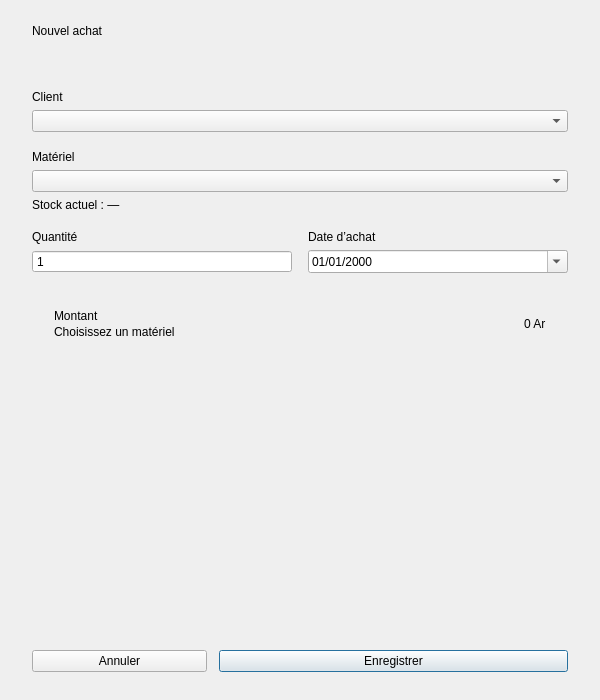
<?xml version="1.0" encoding="UTF-8"?>
<ui version="4.0">
 <class>NouveauAchatDialog</class>
 <widget class="QDialog" name="NouveauAchatDialog">
  <property name="geometry">
   <rect>
    <x>0</x>
    <y>0</y>
    <width>600</width>
    <height>700</height>
   </rect>
  </property>
  <property name="minimumSize">
   <size>
    <width>520</width>
    <height>640</height>
   </size>
  </property>
  <property name="windowTitle">
   <string>Achat</string>
  </property>
  <layout class="QVBoxLayout" name="layoutPrincipal">
   <property name="spacing">
    <number>0</number>
   </property>
   <property name="leftMargin">
    <number>0</number>
   </property>
   <property name="topMargin">
    <number>0</number>
   </property>
   <property name="rightMargin">
    <number>0</number>
   </property>
   <property name="bottomMargin">
    <number>0</number>
   </property>
   <item>
    <widget class="QFrame" name="headerWidget">
     <layout class="QHBoxLayout" name="layoutHeader">
      <property name="leftMargin">
       <number>32</number>
      </property>
      <property name="topMargin">
       <number>24</number>
      </property>
      <property name="rightMargin">
       <number>32</number>
      </property>
      <property name="bottomMargin">
       <number>24</number>
      </property>
      <item>
       <widget class="QLabel" name="titleLabel">
        <property name="text">
         <string>Nouvel achat</string>
        </property>
       </widget>
      </item>
     </layout>
    </widget>
   </item>
   <item>
    <widget class="QWidget" name="corps" native="true">
     <layout class="QVBoxLayout" name="layoutCorps">
      <property name="spacing">
       <number>18</number>
      </property>
      <property name="leftMargin">
       <number>32</number>
      </property>
      <property name="topMargin">
       <number>28</number>
      </property>
      <property name="rightMargin">
       <number>32</number>
      </property>
      <property name="bottomMargin">
       <number>28</number>
      </property>
      <item>
       <layout class="QVBoxLayout" name="layoutChampClient">
        <property name="spacing">
         <number>6</number>
        </property>
        <item>
         <widget class="QLabel" name="labelClient">
          <property name="text">
           <string>Client</string>
          </property>
         </widget>
        </item>
        <item>
         <widget class="QComboBox" name="comboClient"/>
        </item>
       </layout>
      </item>
      <item>
       <layout class="QVBoxLayout" name="layoutChampMateriel">
        <property name="spacing">
         <number>6</number>
        </property>
        <item>
         <widget class="QLabel" name="labelMateriel">
          <property name="text">
           <string>Matériel</string>
          </property>
         </widget>
        </item>
        <item>
         <widget class="QComboBox" name="comboMateriel"/>
        </item>
        <item>
         <widget class="QLabel" name="labelStock">
          <property name="text">
           <string>Stock actuel : —</string>
          </property>
         </widget>
        </item>
       </layout>
      </item>
      <item>
       <layout class="QHBoxLayout" name="layoutQteDate">
        <property name="spacing">
         <number>16</number>
        </property>
        <item>
         <layout class="QVBoxLayout" name="layoutChampQte">
          <property name="spacing">
           <number>6</number>
          </property>
          <item>
           <widget class="QLabel" name="labelQuantite">
            <property name="text">
             <string>Quantité</string>
            </property>
           </widget>
          </item>
          <item>
           <widget class="QSpinBox" name="spinQte">
            <property name="buttonSymbols">
             <enum>QAbstractSpinBox::NoButtons</enum>
            </property>
            <property name="minimum">
             <number>1</number>
            </property>
            <property name="maximum">
             <number>1000000</number>
            </property>
            <property name="value">
             <number>1</number>
            </property>
           </widget>
          </item>
         </layout>
        </item>
        <item>
         <layout class="QVBoxLayout" name="layoutChampDate">
          <property name="spacing">
           <number>6</number>
          </property>
          <item>
           <widget class="QLabel" name="labelDate">
            <property name="text">
             <string>Date d’achat</string>
            </property>
           </widget>
          </item>
          <item>
           <widget class="QDateEdit" name="dateEdit">
            <property name="displayFormat">
             <string>dd/MM/yyyy</string>
            </property>
            <property name="calendarPopup">
             <bool>true</bool>
            </property>
           </widget>
          </item>
         </layout>
        </item>
       </layout>
      </item>
      <item>
       <widget class="QFrame" name="widgetTotal">
        <layout class="QHBoxLayout" name="layoutTotal">
         <property name="leftMargin">
          <number>22</number>
         </property>
         <property name="topMargin">
          <number>18</number>
         </property>
         <property name="rightMargin">
          <number>22</number>
         </property>
         <property name="bottomMargin">
          <number>18</number>
         </property>
         <item>
          <layout class="QVBoxLayout" name="layoutTextesTotal">
           <property name="spacing">
            <number>2</number>
           </property>
           <item>
            <widget class="QLabel" name="labelMontantTitre">
             <property name="text">
              <string>Montant</string>
             </property>
            </widget>
           </item>
           <item>
            <widget class="QLabel" name="labelStockInfo">
             <property name="text">
              <string>Choisissez un matériel</string>
             </property>
            </widget>
           </item>
          </layout>
         </item>
         <item>
          <spacer name="spacerTotal">
           <property name="orientation">
            <enum>Qt::Horizontal</enum>
           </property>
           <property name="sizeHint" stdset="0">
            <size>
             <width>40</width>
             <height>20</height>
            </size>
           </property>
          </spacer>
         </item>
         <item>
          <widget class="QLabel" name="labelMontantValeur">
           <property name="text">
            <string>0 Ar</string>
           </property>
          </widget>
         </item>
        </layout>
       </widget>
      </item>
      <item>
       <widget class="QLabel" name="labelErreur">
        <property name="text">
         <string/>
        </property>
        <property name="wordWrap">
         <bool>true</bool>
        </property>
       </widget>
      </item>
      <item>
       <spacer name="spacerBas">
        <property name="orientation">
         <enum>Qt::Vertical</enum>
        </property>
        <property name="sizeHint" stdset="0">
         <size>
          <width>20</width>
          <height>20</height>
         </size>
        </property>
       </spacer>
      </item>
      <item>
       <layout class="QHBoxLayout" name="layoutBoutons" stretch="1,2">
        <property name="spacing">
         <number>12</number>
        </property>
        <item>
         <widget class="QPushButton" name="btnAnnuler">
          <property name="cursor">
           <cursorShape>PointingHandCursor</cursorShape>
          </property>
          <property name="text">
           <string>Annuler</string>
          </property>
          <property name="autoDefault">
           <bool>false</bool>
          </property>
         </widget>
        </item>
        <item>
         <widget class="QPushButton" name="btnEnregistrer">
          <property name="cursor">
           <cursorShape>PointingHandCursor</cursorShape>
          </property>
          <property name="text">
           <string>Enregistrer</string>
          </property>
          <property name="default">
           <bool>true</bool>
          </property>
         </widget>
        </item>
       </layout>
      </item>
     </layout>
    </widget>
   </item>
  </layout>
 </widget>
 <resources/>
 <connections/>
</ui>
